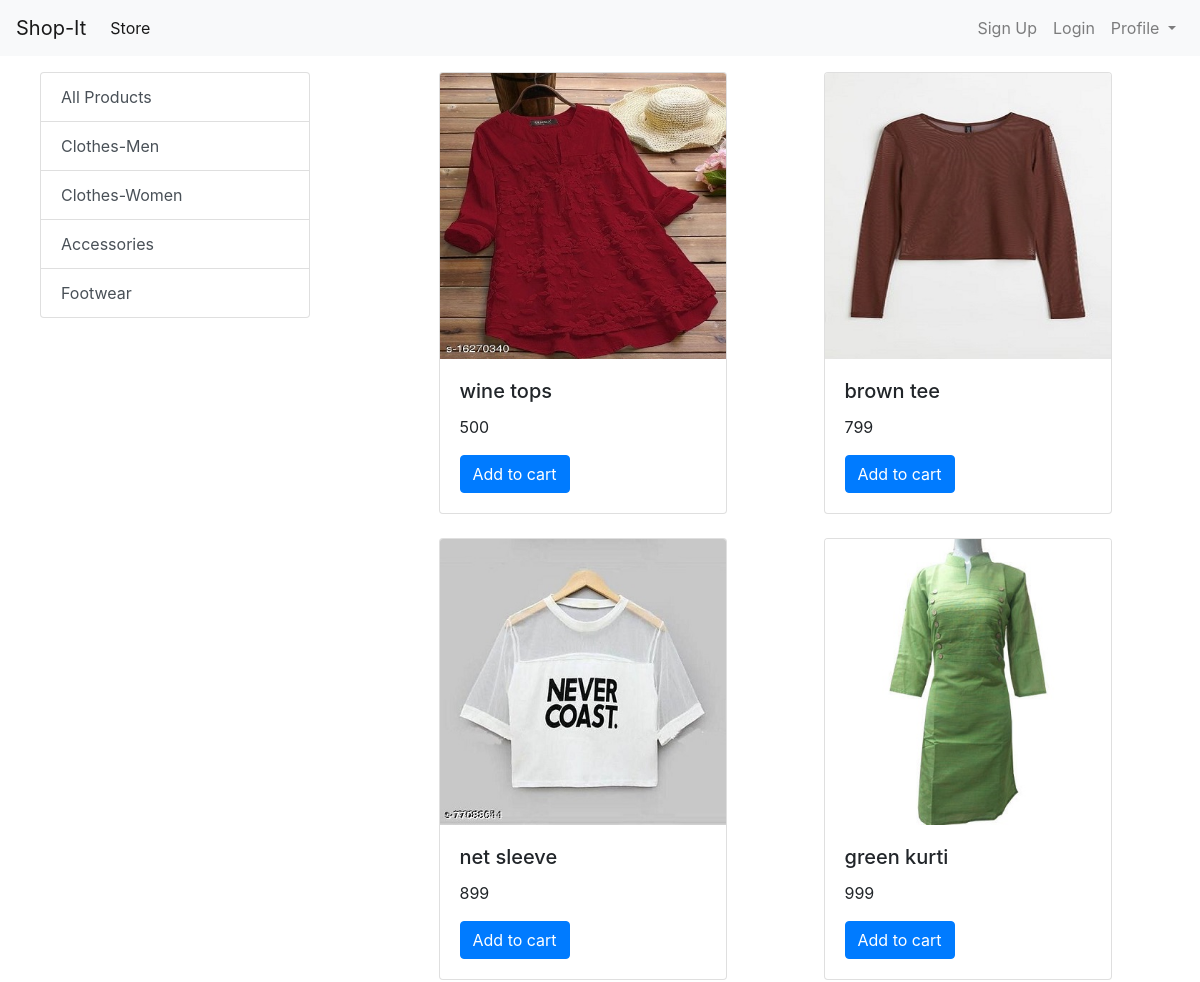
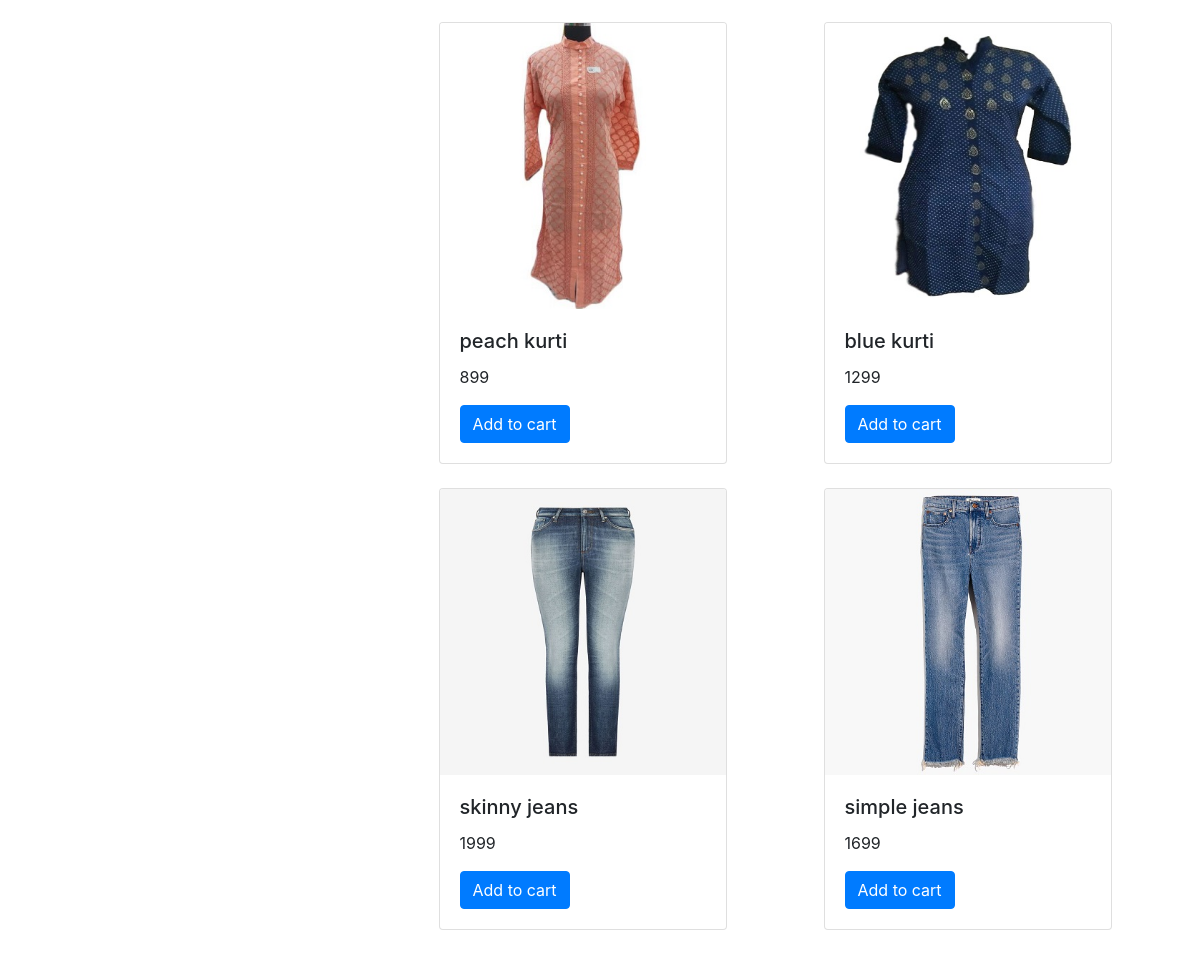
The app's page /?category=2 with its own data (2 pictures, top to bottom).
### store/models/category.py (models this page shows, shortened)
class Category(models.Model):
    name = models.CharField(max_length=20)
    def get_all_category():
        return Category.objects.all()

### store/models/product.py (models this page shows, shortened)
class Product(models.Model):
    name = models.CharField(max_length=50)
    price = models.IntegerField(default = 100)
    category = models.ForeignKey(Category, on_delete=models.CASCADE , default=1 )
    desc = models.CharField(max_length=200, default='')
    image = models.ImageField(upload_to='uploads/products/')
    def get_all_product_by_id(category_id):
        if category_id:
            return Product.objects.filter(category=category_id)
        else:
            return Product.objects.all()

### store/views/home.py (the view)
# urls.py: path('', index , name='index'),
def index(request):
    pr = None;
    cat = Category.get_all_category()
    cat_id = request.GET.get('category')
    if cat_id:
        pr = Product.get_all_product_by_id(cat_id)
    else:
        pr = Product.get_all_products()
    data = {}
    data['products'] = pr
    data['Category'] = cat
    return render(request, "index.html", data)

### store/templates/index.html (shortened to what this page needs)
{% extends 'base.html' %}
    {% block content %}
<div class="container-fluid mt-3">
<div class="row">
  <div class="col-lg-3 mx-auto">
    <div class="list-group">
      <a href="/" class="list-group-item list-group-item-action">All Products</a>
      {% for c in Category %}
        <a href="/?category={{c.id}}" class="list-group-item list-group-item-action">{{c.name}}</a>
      {% endfor %}
    </div>
  </div>
  <div id="product" class="col-lg-8 mx-auto">
    <div class="row mx-auto">
      {% for p in products %}
        <div class="card mx-auto mb-4" style="width: 18rem;">
          <img src="{{p.image.url}}" class="card-img-top">
            <div class="card-body">
              <h5 class="card-title">{{p.name}}</h5>
              <p class="card-text">{{p.price}}</p>
              <a href="#" class="btn btn-primary">Add to cart</a>
          </div>
        </div>
     {% endfor %}
  </div>
</div>
</div>
</div>
    {%  endblock %}

### records on screen
Category: name "Clothes-Men"
Category: name "Clothes-Women"
Category: name "Accessories"
Category: name "Footwear"
Product: image (picture), name "wine tops", price "500"
Product: image (picture), name "brown tee", price "799"
Product: image (picture), name "net sleeve", price "899"
Product: image (picture), name "green kurti", price "999"
Product: image (picture), name "peach kurti", price "899"
Product: image (picture), name "blue kurti", price "1299"
Product: image (picture), name "skinny jeans", price "1999"
Product: image (picture), name "simple jeans", price "1699"
